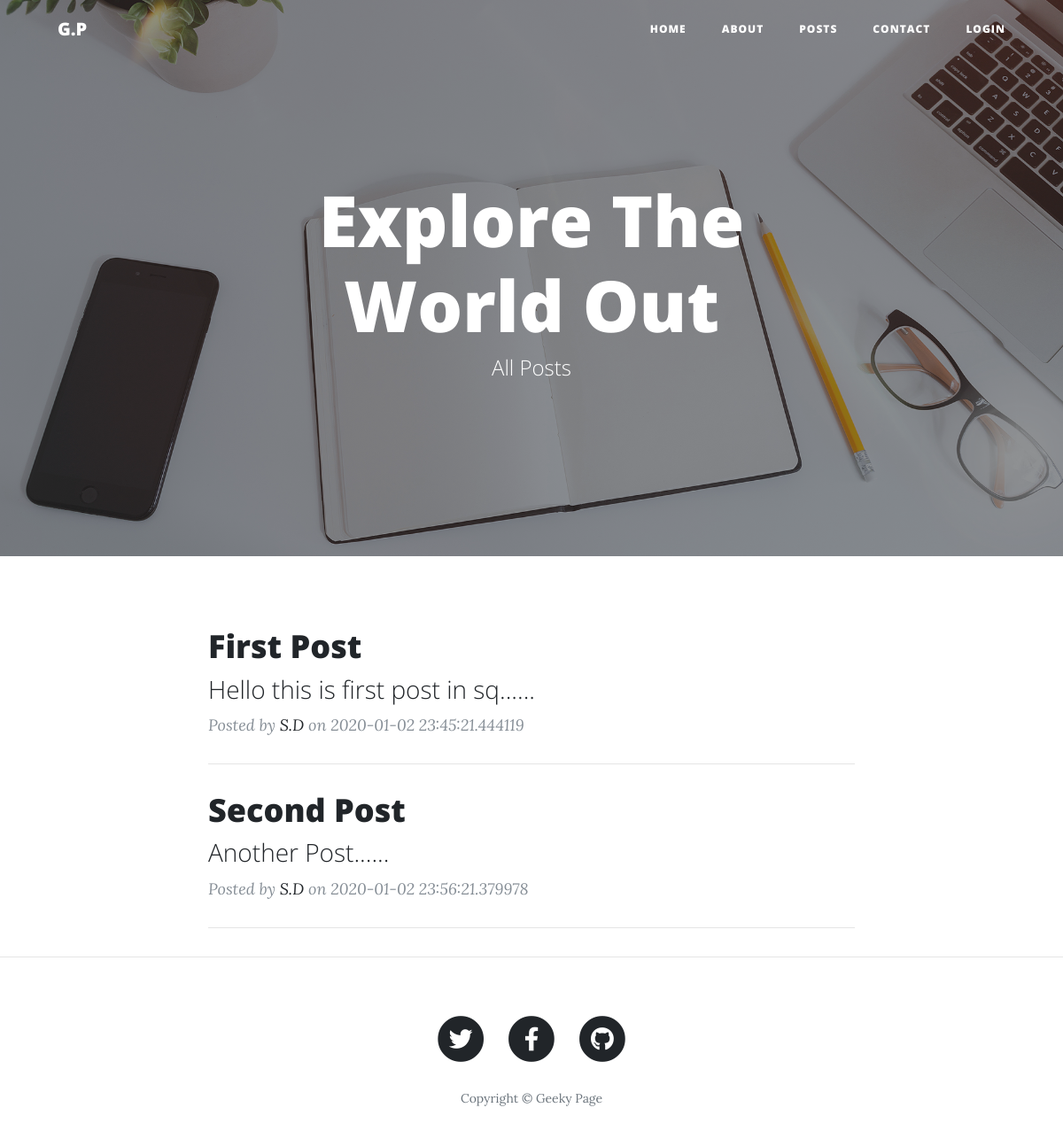
The page /posts on the database its author committed.
### App.py (models this page shows)
class Posts(db.Model):
    sl_no = db.Column(db.Integer, primary_key=True)
    title = db.Column(db.String(80), unique=False, nullable=False)
    body = db.Column(db.String(120), unique=False, nullable=False)
    wr_by = db.Column(db.String(120), unique=False, nullable=False)
    date = db.Column(db.String(120), unique=False, nullable=True)

### App.py (the view)
@app.route('/posts')
def posts():
    logged="False"
    if('user' in session and session['user'] == params['admin_user']):
        logged= "True"
    datas = Posts.query.filter_by().all()
    return render_template("posts.html", datas=datas, params=params, logged=logged)

### templates/posts.html
{% extends "layout.html" %} {% block body %}
<header class="masthead" style="background-image: url('     {{url_for('static', filename='img/home-bg.jpg')}}         ')">
    <div class="overlay"></div>
    <div class="container">
        <div class="row">
            <div class="col-lg-8 col-md-10 mx-auto">
                <div class="site-heading">
                    <h1>Explore The World Out</h1>
                    <span class="subheading">All Posts</span>
                </div>
            </div>
        </div>
    </div>
</header>
<div class="container">
    <div class="row">
        <div class="col-lg-8 col-md-10 mx-auto">
            {% for data in datas %}
            <div class="post-preview">
                <a href="/post/{{data.sl_no}}">
                    <h2 class="post-title">
                        {{data.title}}
                    </h2>
                    <h3 class="post-subtitle">
                        {{data.body[0:30]}}......
                    </h3>
                </a>
                <p class="post-meta">Posted by
                    <a href="#">{{data.wr_by}}</a> on {{data.date}}</p>
            </div>
            <hr> {% endfor %}
        </div>
    </div>
</div>
{% endblock %}

### rows shown on the page
Posts: title "First Post", body "Hello this is first post in sq", wr_by "S.D", date "2020-01-02 23:45:21.444119"
Posts: title "Second Post", body "Another Post", wr_by "S.D", date "2020-01-02 23:56:21.379978"

### other values the page prints
{{ params['left_logo'] }} "G.P"
{{ params['blog_name'] }} "Geeky Page"
